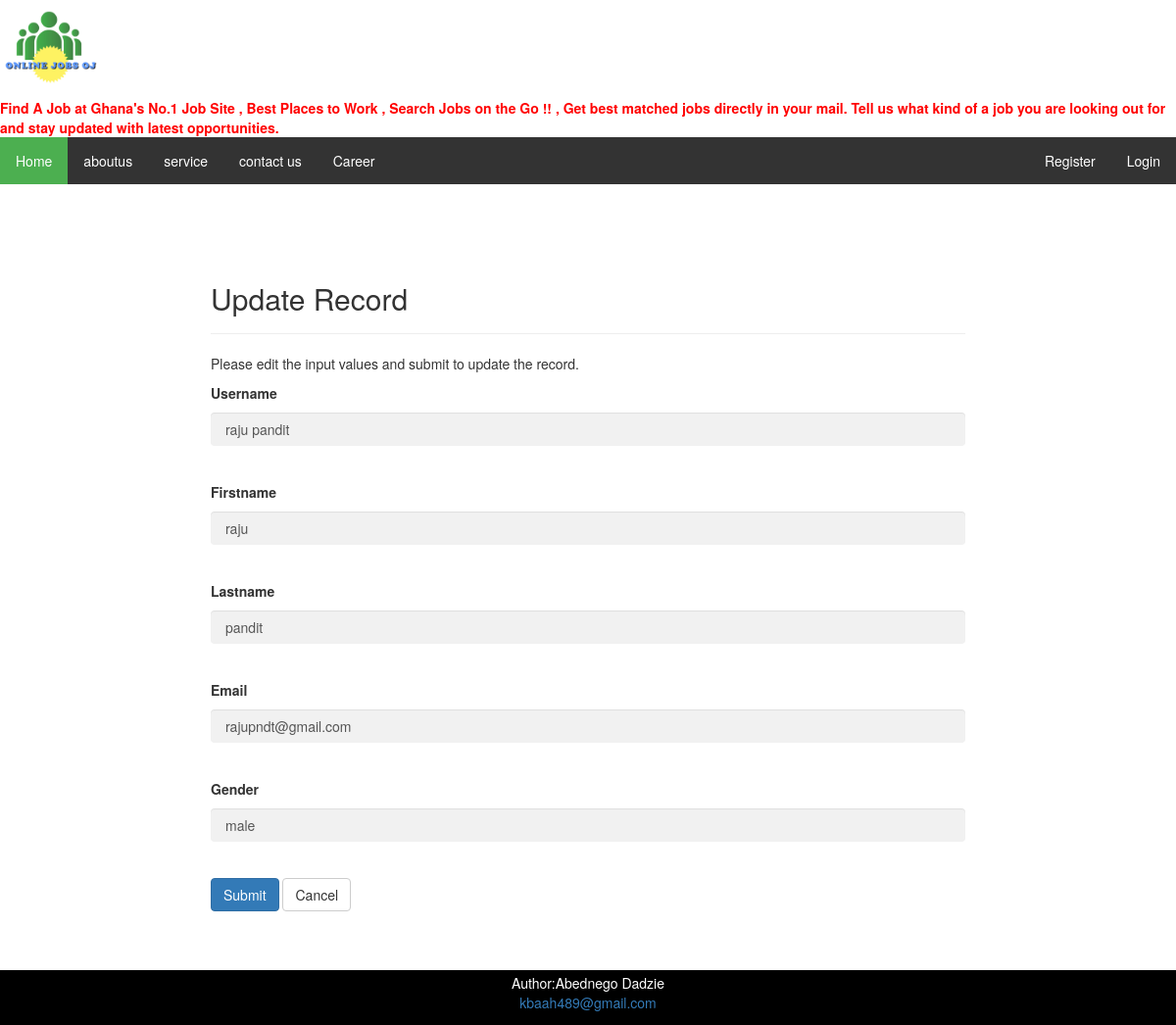
The page /updateuser.php?id=1 on the database its author committed.
### tables this page shows
CREATE TABLE `cmspages` (
  `id` int(11) NOT NULL,
  `title` varchar(500) NOT NULL,
  `description` text NOT NULL,
  `createdat` timestamp NOT NULL DEFAULT current_timestamp() ON UPDATE current_timestamp()
);

CREATE TABLE `registered_users` (
  `id` int(8) NOT NULL,
  `user_name` varchar(255) NOT NULL,
  `first_name` varchar(255) NOT NULL,
  `last_name` varchar(255) NOT NULL,
  `password` varchar(25) NOT NULL,
  `email` varchar(55) NOT NULL,
  `gender` varchar(20) NOT NULL,
  `addresume` varchar(500) NOT NULL,
  `applyjob` varchar(500) NOT NULL,
  `addskill` varchar(500) NOT NULL
);

### updateuser.php (the view, shortened to what this page needs)
<?php
include("include\session.php");
$username = $firstname = $lastname = $email = $gender = "";
$username_err = $firstname_err = $lastname_err = $email_err = $gender_err = "";
if(isset($_POST["id"]) && !empty($_POST["id"])){
    $id = $_POST["id"];
    $input_username = trim($_POST["username"]);
    if(empty($input_username)){
        $username_err = "Please enter a username.";
    } else{
        $username = $input_username;
    }
    $input_firstname = trim($_POST["firstname"]);
    if(empty($input_firstname)){
        $firstname_err = "Please enter an firstname.";
    } else{
        $firstname = $input_firstname;
    }
    $input_lastname = trim($_POST["lastname"]);
    if(empty($input_lastname)){
        $lastname_err = "Please enter an lastname.";
    } else{
        $lastname = $input_lastname;
    }
    $input_email = trim($_POST["email"]);
    if(empty($input_lastname)){
        $email_err = "Please enter an email.";
    } else{
        $email = $input_email;
    }
    $input_gender = trim($_POST["gender"]);
    if(empty($input_gender)){
        $gender_err = "Please enter an gender.";
    } else{
        $gender = $input_gender;
    }
    if(empty($username_err) && empty($firstname_err) && empty($lastname_err) && empty($email_err) && empty($gender_err)){
        $sql = "UPDATE registered_users SET user_name=?, first_name=?, last_name=?, email=?, gender=? WHERE id=?";
        if($stmt = mysqli_prepare($con, $sql)){
            mysqli_stmt_bind_param($stmt, "sssssi", $param_username, $param_firstname, $param_lastname , $param_email, $param_gender,$param_id);
            $param_username = $username;
            $param_firstname = $firstname;
            $param_lastname = $lastname;
            $param_email = $email;
            $param_gender = $gender;
            $param_id = $id;
            if(mysqli_stmt_execute($stmt)){
                header("location:myaccount.php");
                exit();
            } else{
                echo "Something went wrong. Please try again later.";
            }
        }else{
            echo "Something's wrong with the query: " . mysqli_error($con);
        }
             mysqli_stmt_close($stmt);
    }
} else{
    if(isset($_GET["id"]) && !empty(trim($_GET["id"]))){
        $sql = "SELECT * FROM registered_users WHERE id = ?";
        if($stmt = mysqli_prepare($con, $sql)){
            mysqli_stmt_bind_param($stmt, "i", $param_id);
            if(mysqli_stmt_execute($stmt)){
                $result = mysqli_stmt_get_result($stmt);
                if(mysqli_num_rows($result) == 1){
                    $row = mysqli_fetch_array($result, MYSQLI_ASSOC);
                    $username = $row["user_name"];
                    $firstname = $row["first_name"];
                    $lastname = $row["last_name"];
                    $email = $row["email"];
                    $gender = $row["gender"];
                } else{
                    header("location: error.php");
                    exit();
                }
            } else{
                echo "Oops! Something went wrong. Please try again later.";
            }
        }
    }  else{
        header("location: error.php");
        exit();
    }
}
?>
<!DOCTYPE html>
<html>
<head>
<link rel="stylesheet" href="asset\css\style.css">
<link rel="stylesheet" href="asset\css\homestyle.css">
<link rel="stylesheet" href="https://maxcdn.bootstrapcdn.com/bootstrap/3.3.7/css/bootstrap.css">
</head>
  <body>
    <div class="hompagecontainer" height="400px">
      <?php include("header.php"); ?>
      <div style="padding:5%;">
      <div class="wrapper">
        <div class="container-fluid">
            <div class="row">
                <div class="col-md-12">
                    <div class="page-header">
                        <h2>Update Record</h2>
                    </div>
                    <p>Please edit the input values and submit to update the record.</p>
                    <form action="<?php echo htmlspecialchars(basename($_SERVER['REQUEST_URI'])); ?>" method="post">
                        <div class="form-group <?php echo (!empty($username_err)) ? 'has-error' : ''; ?>">
                            <label>Username</label>
                            <input type="text" name="username" autocomplete="off" class="form-control" value="<?php echo $username; ?>">
                        </div>
                        <div class="form-group <?php echo (!empty($firstname_err)) ? 'has-error' : ''; ?>">
                            <label>Firstname</label>
                            <input type="text" name="firstname" autocomplete="off" class="form-control" value="<?php echo $firstname; ?>">
                        </div>
                        <div class="form-group <?php echo (!empty($lastname_err)) ? 'has-error' : ''; ?>">
                            <label>Lastname</label>
                            <input type="text" name="lastname" autocomplete="off" class="form-control" value="<?php echo $lastname; ?>">
                        </div>
                        <div class="form-group <?php echo (!empty($email_err)) ? 'has-error' : ''; ?>">
                            <label>Email</label>
                            <input type="text" name="email" class="form-control" value="<?php echo $email; ?>">
                        </div>
                        <div class="form-group <?php echo (!empty($gender_err)) ? 'has-error' : ''; ?>">
                            <label>Gender</label>
                            <input type="text" name="gender" autocomplete="off" class="form-control" value="<?php echo $gender; ?>">
                        </div>
                        <input type="submit" class="btn btn-primary" value="Submit">
                        <a href="myaccount.php" class="btn btn-default">Cancel</a>
                    </form>
                </div>
            </div>
        </div>
    </div>
</div>
      <?php include("footer.php"); ?>
    </div>
  </body>
</html>

### header.php (shortened to what this page needs)
<?php
require_once("include\config.php");
?>
<div class="topContainer">
	<div class="leftDiv"><a  href="index.php"><img widht="100px" src="<?php echo "asset\image\logo2.jpg"; ?>"></a>
	</div>
	<div class="rightDiv">
		<marquee behavior="scroll" style="color:red;" direction="left"><b>Find A Job at Ghana's No.1 Job Site , Best Places to Work , Search Jobs on the Go !! ,
			Get best matched jobs directly in your mail. Tell us what kind of a job you are looking out for and stay updated with latest opportunities.
		</b></marquee>
		<ul class="topnav">
			<li><a class="active" href="index.php">Home</a></li>
			<?php
			   $sql = "SELECT * FROM cmspages";
			   $result = mysqli_query($con,$sql);
			    $num = mysqli_num_rows($result);
			    if($num > 0){
			    while($row = mysqli_fetch_array($result,MYSQLI_ASSOC)){
			    	?>
			    	<li><a href="page.php?id=<?php echo $row['id']; ?>" ><?php echo $row['title']; ?></a></li>
			    	<?php
			    	}
			    }
			?>
			<?php if(isset($_SESSION['username'])) { ?>
			<li class="right"><a href="myaccount.php">My Account</a></li>
			<li class="right"><a href="logout.php">Logout</a></li>
			<?php }else{ ?>
			<li class="right"><a href="login.php">Login</a></li>
			<li class="right"><a href="register.php">Register</a></li>
			<?php } ?>
		</ul>
	</div>
</div>

### asset/css/style.css (style rules this page uses)
* { box-sizing: border-box }
input[type=text], input[type=password] { width: 100%; padding: 15px; margin: 5px 0 22px 0; display: inline-block; border: none; background: #f1f1f1; }
a { color: dodgerblue; }

### asset/css/homestyle.css (style rules this page uses)
.topContainer { width:100%; }
.leftDiv { width:49%; }
.leftDiv img { width:100px; height:100px; }
body { margin: 0; font-family: helvetica; }
ul.topnav { list-style-type: none; margin: 0; padding: 0; overflow: hidden; background-color: #333; }
ul.topnav li { float: left; }
ul.topnav li a { display: block; color: white; text-align: center; padding: 14px 16px; text-decoration: none; }
ul.topnav li a.active { background-color: #4CAF50; }
ul.topnav li.right { float: right; }
li a.active { color: white; background-color: #4CAF50; }

### updateuser.php (style rules this page uses)
.wrapper { width: 800px; margin: 0 auto; }

### rows shown on the page
cmspages: title "aboutus"
cmspages: title "service"
cmspages: title "contact us"
cmspages: title "Career"
registered_users: username "raju pandit", firstname "raju", lastname "pandit", email "rajupndt@gmail.com", gender "male"
